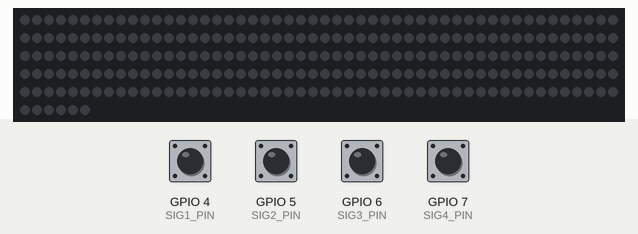
The sketch below on a simulated ESP32-S3. Parts: 256 RGB LEDs in strip order, left to right, continuing on the next row. Inputs (shaded band) come from the test bench; at power-on: GPIO 4 (SIG1_PIN), GPIO 5 (SIG2_PIN), GPIO 6 (SIG3_PIN), GPIO 7 (SIG4_PIN) HIGH. Dim RGB values are drawn brighter than linear; WiFi joins after 1.5 s; servers stay silent unless stated; what the sketch prints to the serial monitor is not drawn.

Above: at 2.7 s.
2.8 s: GPIO 4 (SIG1_PIN) pulled LOW for 1 s
At 3.3 s:
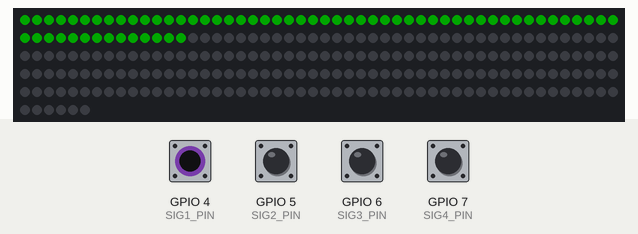
5.3 s: GPIO 5 (SIG2_PIN) pulled LOW for 0.15 s
At 5.38 s:
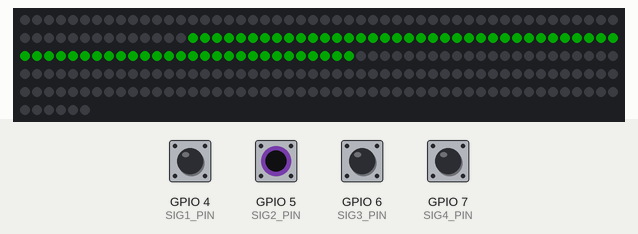
6.9 s: GPIO 6 (SIG3_PIN) pulled LOW for 0.15 s
At 6.98 s:
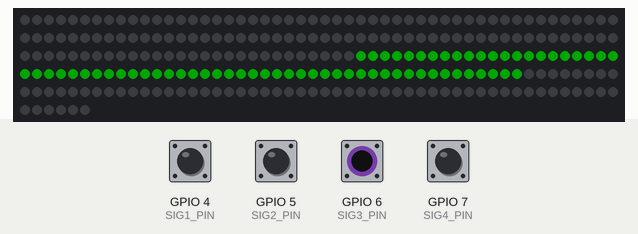
8.5 s: GPIO 7 (SIG4_PIN) pulled LOW for 0.15 s
At 8.58 s:
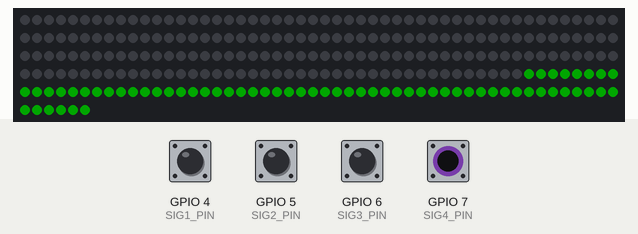
10.1 s: GPIO 5 (SIG2_PIN) pulled LOW for 1 s
At 10.9 s:
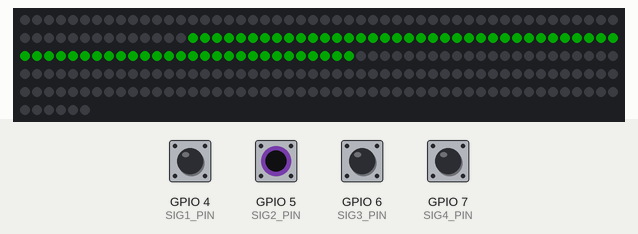
12.6 s: GPIO 6 (SIG3_PIN) pulled LOW for 1 s
At 13.2 s:
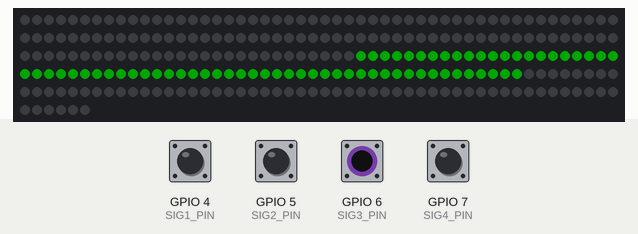
Timing chart, 0 to 15.6 s (numbered marks = the images above; inputs shaded):
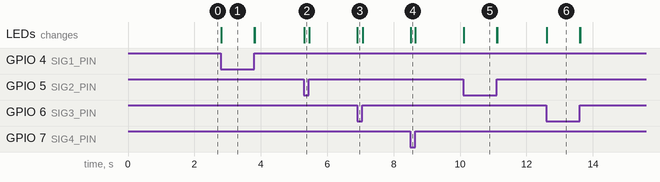

The sketch:

esp32_ota_led.ino
```cpp
#include <WiFi.h>
#include <ESPmDNS.h>
#include <WiFiUdp.h>
#include <ArduinoOTA.h>
#include <FastLED.h> // Using FastLED as per your project firmware

// ==========================================
// 1. WIFI CREDENTIALS
// ==========================================
const char* ssid = "YOUR_WIFI_NAME";
const char* password = "YOUR_WIFI_PASSWORD";

// ==========================================
// 2. LED GRID SETTINGS (256 LEDs, Pin 8)
// ==========================================
#define LED_PIN 8
#define NUM_LEDS 256
CRGB leds[NUM_LEDS];

// ==========================================
// 3. MULTIPLEXER SETTINGS (64 Sensors)
// ==========================================
#define SIG1_PIN 4
#define SIG2_PIN 5
#define SIG3_PIN 6
#define SIG4_PIN 7
#define S0 18
#define S1 17
#define S2 16
#define S3 15

// Track previous states to avoid continuous LED updates
bool squareStates[64] = {false};

void setup() {
  Serial.begin(115200);
  Serial.println("Booting OTA LED Test...");

  // Initialize MUX Pins
  pinMode(S0, OUTPUT); pinMode(S1, OUTPUT);
  pinMode(S2, OUTPUT); pinMode(S3, OUTPUT);
  pinMode(SIG1_PIN, INPUT_PULLUP); pinMode(SIG2_PIN, INPUT_PULLUP);
  pinMode(SIG3_PIN, INPUT_PULLUP); pinMode(SIG4_PIN, INPUT_PULLUP);

  // Initialize FastLED for the 256-LED grid
  FastLED.addLeds<WS2812B, LED_PIN, GRB>(leds, NUM_LEDS);
  FastLED.setBrightness(40);
  FastLED.clear();
  FastLED.show();

  // Connect to WiFi
  WiFi.mode(WIFI_STA);
  WiFi.begin(ssid, password);
  Serial.print("Connecting to WiFi");

  while (WiFi.waitForConnectResult() != WL_CONNECTED) {
    Serial.println("Connection Failed! Rebooting in 5 seconds...");
    delay(5000);
    ESP.restart();
  }

  // Configure Over-The-Air (OTA) Updates
  ArduinoOTA.setHostname("ESP32-LED-Test");

  ArduinoOTA.onStart([]() { Serial.println("Start OTA Upload"); });
  ArduinoOTA.onEnd([]() { Serial.println("\nEnd OTA Upload"); });
  ArduinoOTA.onProgress([](unsigned int progress, unsigned int total) {
    Serial.printf("Progress: %u%%\r", (progress / (total / 100)));
  });
  ArduinoOTA.onError([](ota_error_t error) {
    Serial.printf("Error[%u]: ", error);
  });

  ArduinoOTA.begin();

  Serial.println("\nReady for OTA Updates!");
  Serial.print("IP address: ");
  Serial.println(WiFi.localIP());
}

// Helper to light up a single 2x2 grid (4 LEDs) based on sensor state
void setSquareColor(int squareNumber, bool isDetected) {
  int startingLED = squareNumber * 4; // Because each square has 4 LEDs
  CRGB color = isDetected ? CRGB(0, 255, 0) : CRGB(0, 0, 0); // Green if detected
  for (int i = 0; i < 4; i++) {
    leds[startingLED + i] = color;
  }
}

void loop() {
  // Listen for OTA uploads over WiFi
  ArduinoOTA.handle();

  bool ledsChanged = false;

  // Scan all 16 channels of the 4 multiplexers (total 64 squares)
  for (int i = 0; i < 16; i++) {
    // Set the multiplexer address (0-15)
    digitalWrite(S0, bitRead(i, 0));
    digitalWrite(S1, bitRead(i, 1));
    digitalWrite(S2, bitRead(i, 2));
    digitalWrite(S3, bitRead(i, 3));
    delayMicroseconds(10); // Give the multiplexer time to switch

    // Read MUX 1 (Squares 0-15)
    bool d1 = (digitalRead(SIG1_PIN) == LOW);
    if (d1 != squareStates[i]) {
      squareStates[i] = d1;
      setSquareColor(i, d1);
      ledsChanged = true;
    }

    // Read MUX 2 (Squares 16-31)
    bool d2 = (digitalRead(SIG2_PIN) == LOW);
    if (d2 != squareStates[i + 16]) {
      squareStates[i + 16] = d2;
      setSquareColor(i + 16, d2);
      ledsChanged = true;
    }

    // Read MUX 3 (Squares 32-47)
    bool d3 = (digitalRead(SIG3_PIN) == LOW);
    if (d3 != squareStates[i + 32]) {
      squareStates[i + 32] = d3;
      setSquareColor(i + 32, d3);
      ledsChanged = true;
    }

    // Read MUX 4 (Squares 48-63)
    bool d4 = (digitalRead(SIG4_PIN) == LOW);
    if (d4 != squareStates[i + 48]) {
      squareStates[i + 48] = d4;
      setSquareColor(i + 48, d4);
      ledsChanged = true;
    }
  }

  // Only push data to the LED strip if a sensor state actually changed
  if (ledsChanged) {
    FastLED.show();
  }

  // Very small delay to prevent crashing the watchdog timer
  delay(5);
}
```

Measured:
- after the input at 2.8 s, the LEDs: change at once (image 1)
- after the input at 5.3 s, the LEDs: change at once (image 2)
- after the input at 6.9 s, the LEDs: change at once (image 3)
- after the input at 8.5 s, the LEDs: change at once (image 4)
- after the input at 10.1 s, the LEDs: change at once (image 5)
- after the input at 12.6 s, the LEDs: change at once (image 6)
